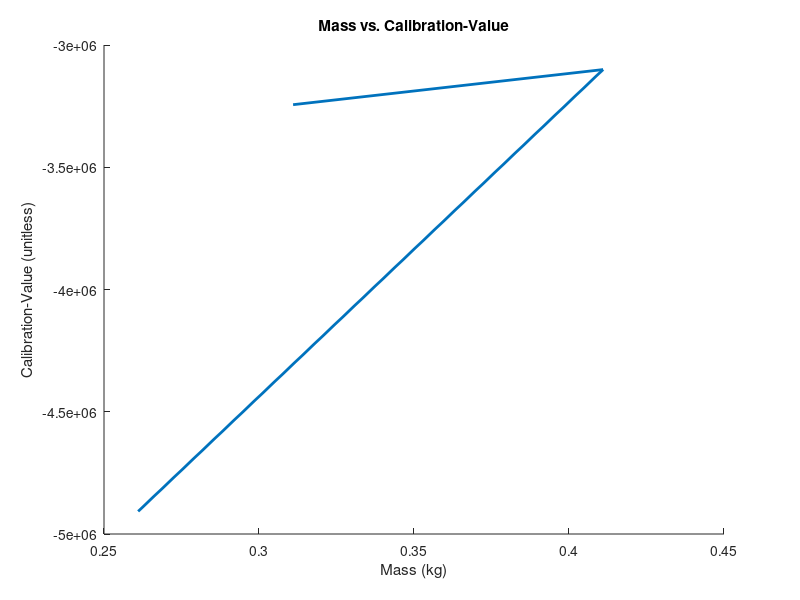

This chart was generated by the following MATLAB code:
%Same as Calibration.m, however, this is for the updated 1kg loadcell from HK711 force tester
clf()

%uses script from https://learn.sparkfun.com/tutorials/load-cell-amplifier-hx711-breakout-hookup-guide to calibrate a necessary constant for the 
%hx711 force tester

%linear interpolation formula
%y1+(y2-y1)/(x2-x1)*(x-x1)

%masses in kg, the first number represents the measured mass
%the other masses provide range for linear interpolation
mass_1=.311;
x2_1=.4;
x1_1=.3;

%ranges for calibration constants for the HX711 force sensor
mass_1_range=[-3347500,-2407500];

%gives a linear interpolation to find the interpolated value for the
%calibration value of the first mass 
cal_1=mass_1_range(1)+((mass_1_range(2)-mass_1_range(1))/(x2_1-x1_1))*(mass_1-x1_1)

mass_2=.411;
x2_2=.5;
x1_2=.4;
mass_2_range=[-3177500,-2477500];

cal_2=mass_2_range(1)+((mass_2_range(2)-mass_2_range(1))/(x2_2-x1_2))*(mass_2-x1_2)

mass_3=.261;
x2_3=.3;
x1_3=.2;
mass_3_range=[-6487500,-3897500];

cal_3=mass_3_range(1)+((mass_3_range(2)-mass_3_range(1))/(x2_3-x1_3))*(mass_3-x1_3)



%creates basis for the the x and y axes
masses=[mass_1,mass_2,mass_3];

%calibrated array
cals=[cal_1,cal_2,cal_3];

%uses polyfit to fit the lines in all instances (1st degree polynomial)
slope_fit = polyfit(masses,cals,1);
slope_val=slope_fit(1)

hold on 
plot(masses,cals, "LineWidth",2, "DisplayName","Mass vs. Calibration-Value")
hold off

xlabel("Mass (kg)")
ylabel("Calibration-Value (unitless)")
title("Mass vs. Calibration-Value")

